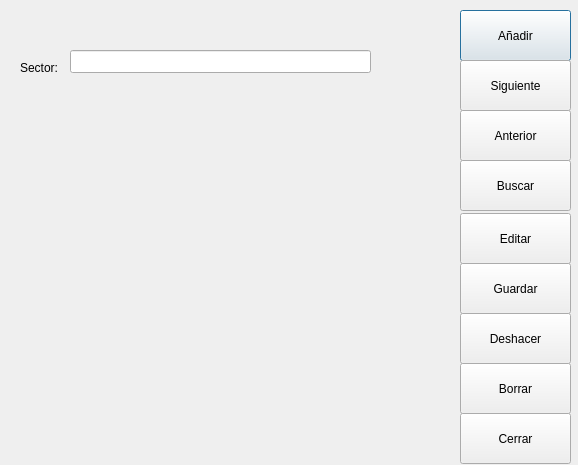
<?xml version="1.0" encoding="UTF-8"?>
<ui version="4.0">
 <class>Frmsectores</class>
 <widget class="QDialog" name="Frmsectores">
  <property name="geometry">
   <rect>
    <x>0</x>
    <y>0</y>
    <width>578</width>
    <height>465</height>
   </rect>
  </property>
  <property name="windowTitle">
   <string>Dialog</string>
  </property>
  <widget class="QLabel" name="label">
   <property name="geometry">
    <rect>
     <x>20</x>
     <y>60</y>
     <width>41</width>
     <height>16</height>
    </rect>
   </property>
   <property name="text">
    <string>Sector:</string>
   </property>
  </widget>
  <widget class="QLineEdit" name="txtcSector">
   <property name="geometry">
    <rect>
     <x>70</x>
     <y>50</y>
     <width>301</width>
     <height>23</height>
    </rect>
   </property>
  </widget>
  <widget class="QPushButton" name="pushButton">
   <property name="geometry">
    <rect>
     <x>460</x>
     <y>10</y>
     <width>111</width>
     <height>51</height>
    </rect>
   </property>
   <property name="text">
    <string>Añadir</string>
   </property>
   <property name="icon">
    <iconset resource="terra.qrc">
     <normaloff>:/Icons/PNG/add.png</normaloff>:/Icons/PNG/add.png</iconset>
   </property>
  </widget>
  <widget class="QPushButton" name="pushButton_2">
   <property name="geometry">
    <rect>
     <x>460</x>
     <y>60</y>
     <width>111</width>
     <height>51</height>
    </rect>
   </property>
   <property name="text">
    <string>Siguiente</string>
   </property>
   <property name="icon">
    <iconset resource="terra.qrc">
     <normaloff>:/Icons/PNG/right.png</normaloff>:/Icons/PNG/right.png</iconset>
   </property>
  </widget>
  <widget class="QPushButton" name="pushButton_3">
   <property name="geometry">
    <rect>
     <x>460</x>
     <y>110</y>
     <width>111</width>
     <height>51</height>
    </rect>
   </property>
   <property name="text">
    <string>Anterior</string>
   </property>
   <property name="icon">
    <iconset resource="terra.qrc">
     <normaloff>:/Icons/PNG/left.png</normaloff>:/Icons/PNG/left.png</iconset>
   </property>
  </widget>
  <widget class="QPushButton" name="pushButton_4">
   <property name="geometry">
    <rect>
     <x>460</x>
     <y>160</y>
     <width>111</width>
     <height>51</height>
    </rect>
   </property>
   <property name="text">
    <string>Buscar</string>
   </property>
   <property name="icon">
    <iconset resource="terra.qrc">
     <normaloff>:/Icons/PNG/search.png</normaloff>:/Icons/PNG/search.png</iconset>
   </property>
  </widget>
  <widget class="QPushButton" name="pushButton_5">
   <property name="geometry">
    <rect>
     <x>460</x>
     <y>213</y>
     <width>111</width>
     <height>51</height>
    </rect>
   </property>
   <property name="text">
    <string>Editar</string>
   </property>
   <property name="icon">
    <iconset resource="terra.qrc">
     <normaloff>:/Icons/PNG/configuration.png</normaloff>:/Icons/PNG/configuration.png</iconset>
   </property>
  </widget>
  <widget class="QPushButton" name="pushButton_6">
   <property name="geometry">
    <rect>
     <x>460</x>
     <y>263</y>
     <width>111</width>
     <height>51</height>
    </rect>
   </property>
   <property name="text">
    <string>Guardar</string>
   </property>
   <property name="icon">
    <iconset resource="terra.qrc">
     <normaloff>:/Icons/PNG/datebase.png</normaloff>:/Icons/PNG/datebase.png</iconset>
   </property>
  </widget>
  <widget class="QPushButton" name="pushButton_7">
   <property name="geometry">
    <rect>
     <x>460</x>
     <y>313</y>
     <width>111</width>
     <height>51</height>
    </rect>
   </property>
   <property name="text">
    <string>Deshacer</string>
   </property>
   <property name="icon">
    <iconset resource="terra.qrc">
     <normaloff>:/Icons/PNG/refresh.png</normaloff>:/Icons/PNG/refresh.png</iconset>
   </property>
  </widget>
  <widget class="QPushButton" name="pushButton_8">
   <property name="geometry">
    <rect>
     <x>460</x>
     <y>363</y>
     <width>111</width>
     <height>51</height>
    </rect>
   </property>
   <property name="text">
    <string>Borrar</string>
   </property>
   <property name="icon">
    <iconset resource="terra.qrc">
     <normaloff>:/Icons/PNG/error.png</normaloff>:/Icons/PNG/error.png</iconset>
   </property>
  </widget>
  <widget class="QPushButton" name="pushButton_9">
   <property name="geometry">
    <rect>
     <x>460</x>
     <y>413</y>
     <width>111</width>
     <height>51</height>
    </rect>
   </property>
   <property name="text">
    <string>Cerrar</string>
   </property>
   <property name="icon">
    <iconset resource="terra.qrc">
     <normaloff>:/Icons/PNG/alert.png</normaloff>:/Icons/PNG/alert.png</iconset>
   </property>
  </widget>
 </widget>
 <resources>
  <include location="terra.qrc"/>
 </resources>
 <connections/>
</ui>
